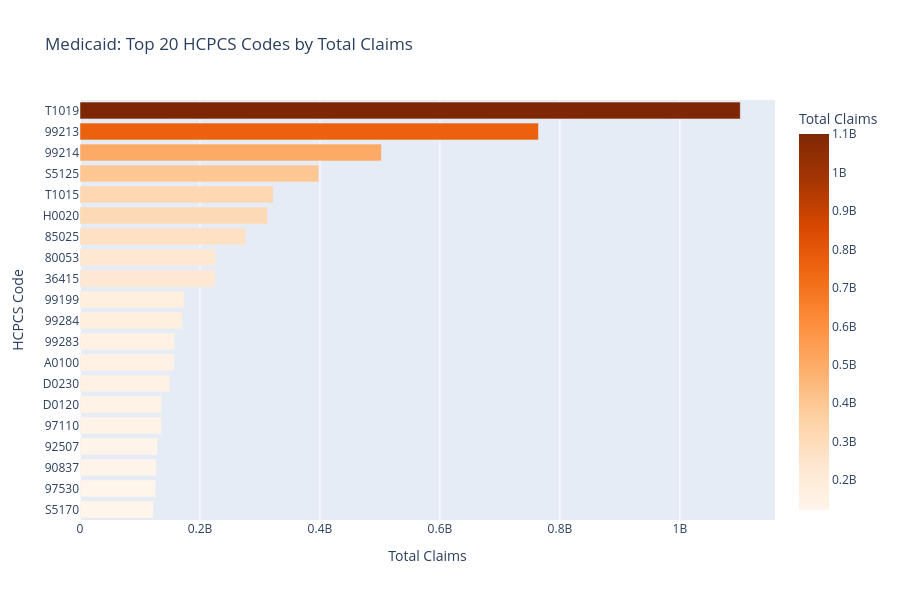

The code cell stored with this chart in its notebook:
### Code cell
# Chart 3: Top 20 HCPCS codes by total claims (Medicaid)
medicaid_hcpcs_df = con.execute("""
    SELECT HCPCS_CODE AS "HCPCS Code", sum(TOTAL_CLAIMS)::BIGINT AS "Total Claims"
    FROM medicaid_raw
    GROUP BY HCPCS_CODE
    ORDER BY "Total Claims" DESC
    LIMIT 20
""").df()

fig = px.bar(medicaid_hcpcs_df, x="Total Claims", y="HCPCS Code", orientation="h",
             title="Medicaid: Top 20 HCPCS Codes by Total Claims",
             color="Total Claims", color_continuous_scale="Oranges")
fig.update_layout(yaxis={"autorange": "reversed"}, height=600)
fig.show()

### Figure 1 — Plotly figure (JSON) as saved in the notebook; plotly's stock layout.template omitted (floating-point values rounded to 4 significant figures)
{"data": [{"hovertemplate": "Total Claims=%{marker.color}<br>HCPCS Code=%{y}<extra></extra>", "legendgroup": "", "marker": {"color": [1100608370, 764306590, 502480931, 398071209, 322233922, 312323784, 276124130, 226139755, 224973443, 173326821, 170705529, 157926994, 157024238, 149565588, 136235319, 135669845, 129458330, 127195989, 126200638, 122192059], "coloraxis": "coloraxis", "pattern": {"shape": ""}}, "name": "", "orientation": "h", "showlegend": false, "textposition": "auto", "type": "bar", "x": [1100608370, 764306590, 502480931, 398071209, 322233922, 312323784, 276124130, 226139755, 224973443, 173326821, 170705529, 157926994, 157024238, 149565588, 136235319, 135669845, 129458330, 127195989, 126200638, 122192059], "xaxis": "x", "y": ["T1019", "99213", "99214", "S5125", "T1015", "H0020", "85025", "80053", "36415", "99199", "99284", "99283", "A0100", "D0230", "D0120", "97110", "92507", "90837", "97530", "S5170"], "yaxis": "y"}], "layout": {"barmode": "relative", "coloraxis": {"colorbar": {"title": {"text": "Total Claims"}}, "colorscale": [[0, "rgb(255,245,235)"], [0.125, "rgb(254,230,206)"], [0.25, "rgb(253,208,162)"], [0.375, "rgb(253,174,107)"], [0.5, "rgb(253,141,60)"], [0.625, "rgb(241,105,19)"], [0.75, "rgb(217,72,1)"], [0.875, "rgb(166,54,3)"], [1, "rgb(127,39,4)"]]}, "height": 600, "legend": {"tracegroupgap": 0}, "title": {"text": "Medicaid: Top 20 HCPCS Codes by Total Claims"}, "xaxis": {"anchor": "y", "domain": [0, 1], "title": {"text": "Total Claims"}}, "yaxis": {"anchor": "x", "autorange": "reversed", "domain": [0, 1], "title": {"text": "HCPCS Code"}}}}
